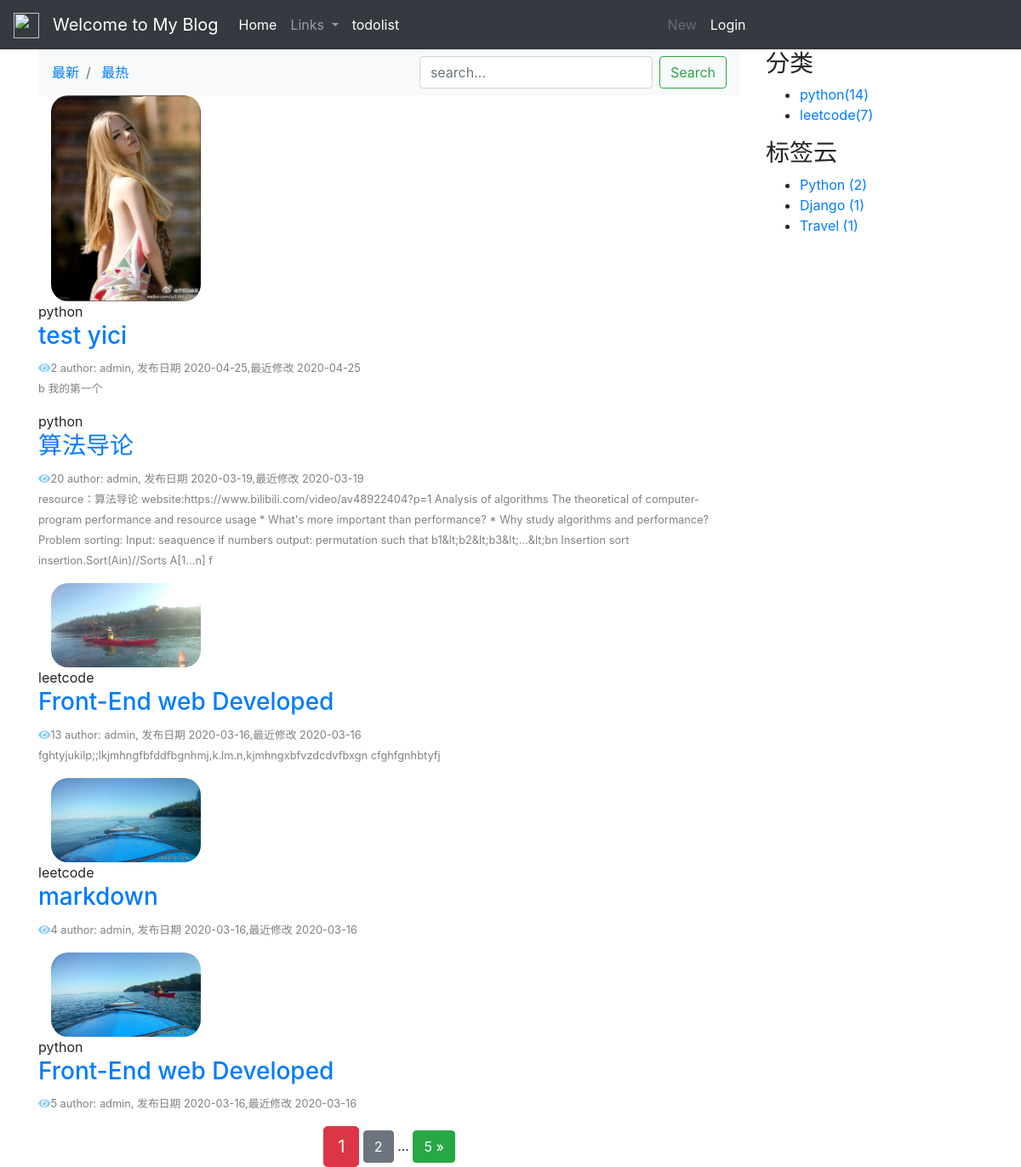
/, run on an earlier commit of the app's database.
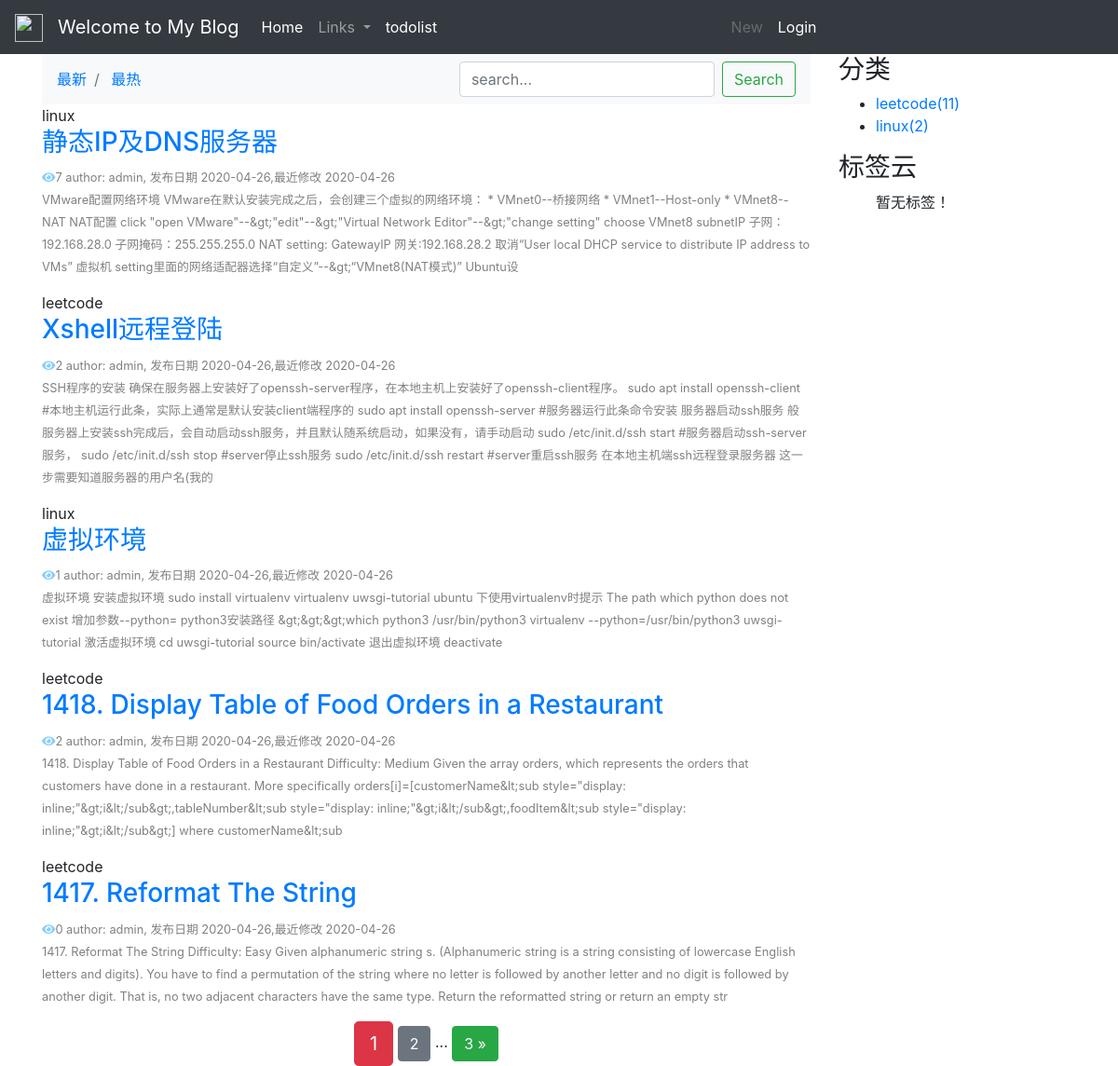
And on a later commit of the database.
### blog/models.py (models this page shows, shortened)
class Blog(models.Model):
    author = models.ForeignKey(User, on_delete=models.CASCADE)
    title = models.CharField(max_length=100)
    body = models.TextField()
    total_views = models.PositiveIntegerField(default=0)
    created_time = models.DateTimeField(default=timezone.now)
    updated_time = models.DateTimeField(auto_now=True)
    abstract = models.CharField(max_length=200, blank=True)
    classify = models.ForeignKey(BlogClassify, null=True, on_delete=models.CASCADE, related_name='blog')
    tags = models.ManyToManyField(Tag, blank=True)
    avatar = models.ImageField(upload_to='blog/%Y%m%d/', blank=True)
    class Meta:
        ordering = ('-created_time',)

class BlogClassify(models.Model):
    title = models.CharField(max_length=100, blank=True)
    created = models.DateTimeField(default=timezone.now)
    def __str__(self):
        return self.title

class Tag(models.Model):
    name = models.CharField(max_length=100)

### blog/views.py (the view)
# urls.py: path('',views.blog_list,name='blog_list'),
def blog_list(request):
    search = request.GET.get('search')
    order = request.GET.get('order')
    classify = request.GET.get('classify')
    tag = request.GET.get('tag')
    blog_list = Blog.objects.all()
    if search:
        blog_list = blog_list.filter(
            Q(title__icontains=search) |
            Q(body__icontains=search)
        )
    else:
        search = ''
    if classify is not None and classify.isdigit():
        blog_list = blog_list.filter(classify=classify)
    if tag and tag != 'None':
        blog_list = blog_list.filter(tags__name__in=[tag])
    if order == 'total_views':
        blog_list = blog_list.order_by('-total_views')
    paginator = Paginator(blog_list, 5)
    page = request.GET.get('page')
    blogs = paginator.get_page(page)
    context = {
        'blogs': blogs,
        'order': order,
        'search': search,
        'classify': classify,
        'tag': tag,
    }
    return render(request, 'blog/list.html', context)

### blog/templatetags/blog_extras.py (called while the page is built)
@register.inclusion_tag('blog/inclusions/_classify.html',takes_context=True)
def show_classify(context):
    classify_list = BlogClassify.objects.annotate(num_posts=Count('blog')).filter(num_posts__gt=0)
    return {
        'classify_list': classify_list,
    }

@register.inclusion_tag('blog/inclusions/_tags.html', takes_context=True)
def show_tags(context):
    tag_list = Tag.objects.annotate(num_posts=Count('blog')).filter(num_posts__gt=0)
    return {
        'tag_list': tag_list,
    }

### templates/blog/list.html (shortened to what this page needs)
{% extends "base.html" %}
{% load staticfiles %}
{% block content %}
    <div>
        <nav class="navbar navbar-expand-lg navbar-light bg-light">
          <div class="collapse navbar-collapse" id="navbarSupportedContent">
            <ul class="navbar-nav mr-auto">
                <li class="breadcrumb-item">
                    <a href="{% url 'blog:blog_list' %}?search={{ search }}">
                        最新
                    </a>
                </li>
                <li class="breadcrumb-item">
                    <a href="{% url 'blog:blog_list' %}?order=total_views&search={{ search }}">
                    最热
                    </a>
                </li>
            </ul>
            <form class="form-inline my-2 my-lg-0">
              <input type="search"
                    class="form-control mr-sm-2"
                    name="search"
                    placeholder="search..."
                    required
                >
              <button class="btn btn-outline-success my-2 my-sm-0" type="submit">Search</button>
            </form>
          </div>
        </nav>
    </div>
    {% for blog in blogs %}
    {% if blog.avatar %}
            <div class="col-3">
                <img src="{{ blog.avatar.url }}"
                     alt="avatar"
                     style="max-width:100%; border-radius: 20px"
                >
            </div>
        {% endif %}
    {% if blog.classify %}
        {{ blog.classify }}
    {% endif %}
    <h3><a href="{% url 'blog:blog_detail' blog.id %}">{{blog.title}}</a></h3>
        <small class="" style="color: gray;"><i class="fas fa-eye" style="color: lightskyblue;"></i>{{ blog.total_views }}&nbsp;author: {{ blog.author }},
            发布日期 {{blog.created_time|date:'Y-m-d'}},最近修改 {{blog.updated_time|date:'Y-m-d'}}</small>
        <p><small class="" style="color: gray;">{{blog.abstract}}</small></p>
    {% endfor %}
<div class="pagination row">
    <div class="m-auto">
        <span class="step-links">
            <span class="current btn btn-danger btn-lg">
                {{ blogs.number }}
            </span>
            {% if blogs.has_next %}
                <a href="?page={{ blogs.next_page_number }}&order={{ order }}&search={{ search }}"
                   class="btn btn-secondary"
                >
                    {{ blogs.next_page_number }}
                </a>
                <span>...</span>
                <a href="?page={{ blogs.paginator.num_pages }}&order={{ order }}&search={{ search }}"
                   class="btn btn-success"
                >
                    {{ blogs.paginator.num_pages }} &raquo;
                </a>
            {% endif %}
        </span>
    </div>
</div>
{% endblock content %}

### templates/blog/inclusions/_classify.html
<div class="">
  <h3 class="">分类</h3>
  <ul>
    {% for classify in classify_list %}
      <li>
        <a href="{% url 'blog:classify' classify.id %}">{{ classify.title }}<span class="post-count">({{ classify.num_posts }})</span></a>
      </li>
    {% empty %}
      暂无分类！
    {% endfor %}
  </ul>
</div>

### templates/blog/inclusions/_tags.html
<div class="widget widget-tag-cloud">
  <h3 class="widget-title">标签云</h3>
  <ul>
    {% for tag in tag_list %}
      <li>
        <a href="{% url 'blog:tag' tag.id %}">{{ tag.name }} <span class="post-count">({{ tag.num_posts }})</span></a>
      </li>
    {% empty %}
      暂无标签！
    {% endfor %}
  </ul>
</div>

What changed in the data, as far as the page shows it:
removed Blog: avatar (picture), classify "python", title "test yici", total_views "2", author "admin", created_time "2020-04-25", updated_time "2020-04-25", abstract "b 我的第一个"
removed Blog: classify "python", title "算法导论", total_views "20", author "admin", created_time "2020-03-19", updated_time "2020-03-19", abstract "resource：算法导论 website:https://www.bilibili.com/video/av48922404?p=1 Analysis of algorithms The theoretical of computer-program performance and resource usage * What's more important than performance? * Why study algorithms and performance? Problem sorting: Input: seaquence if numbers output: permutation such that b1&lt;b2&lt;b3&lt;...&lt;bn Insertion sort insertion.Sort(Ain)//Sorts A[1...n] f"
removed Blog: avatar (picture), classify "leetcode", title "Front-End web Developed", total_views "13", author "admin", created_time "2020-03-16", updated_time "2020-03-16", abstract "fghtyjukilp;;lkjmhngfbfddfbgnhmj,k.lm.n,kjmhngxbfvzdcdvfbxgn cfghfgnhbtyfj"
removed Blog: avatar (picture), classify "leetcode", title "markdown", total_views "4", author "admin", created_time "2020-03-16", updated_time "2020-03-16"
removed Blog: avatar (picture), classify "python", title "Front-End web Developed", total_views "5", author "admin", created_time "2020-03-16", updated_time "2020-03-16"
no longer on this page (row unchanged): BlogClassify: title "python", num_posts "14"
no longer on this page (row unchanged): Tag: name "Python", num_posts "2"
no longer on this page (row unchanged): Tag: name "Django", num_posts "1"
no longer on this page (row unchanged): Tag: name "Travel", num_posts "1"
added Blog: classify "linux", title "静态IP及DNS服务器", total_views "7", author "admin", created_time "2020-04-26", updated_time "2020-04-26", abstract "VMware配置网络环境 VMware在默认安装完成之后，会创建三个虚拟的网络环境： * VMnet0--桥接网络 * VMnet1--Host-only * VMnet8--NAT NAT配置 click \"open VMware\"--&gt;\"edit\"--&gt;\"Virtual Network Editor\"--&gt;\"change setting\" choose VMnet8 subnetIP 子网：192.168.28.0 子网掩码：255.255.255.0 NAT setting: GatewayIP 网关:192.168.28.2 取消“User local DHCP service to distribute IP address to VMs” 虚拟机 setting里面的网络适配器选择“自定义”--&gt;“VMnet8(NAT模式)” Ubuntu设"
added Blog: classify "leetcode", title "Xshell远程登陆", total_views "2", author "admin", created_time "2020-04-26", updated_time "2020-04-26", abstract "SSH程序的安装 确保在服务器上安装好了openssh-server程序，在本地主机上安装好了openssh-client程序。 sudo apt install openssh-client #本地主机运行此条，实际上通常是默认安装client端程序的 sudo apt install openssh-server #服务器运行此条命令安装 服务器启动ssh服务 般服务器上安装ssh完成后，会自动启动ssh服务，并且默认随系统启动，如果没有，请手动启动 sudo /etc/init.d/ssh start #服务器启动ssh-server服务， sudo /etc/init.d/ssh stop #server停止ssh服务 sudo /etc/init.d/ssh restart #server重启ssh服务 在本地主机端ssh远程登录服务器 这一步需要知道服务器的用户名(我的"
added Blog: classify "linux", title "虚拟环境", total_views "1", author "admin", created_time "2020-04-26", updated_time "2020-04-26", abstract "虚拟环境 安装虚拟环境 sudo install virtualenv virtualenv uwsgi-tutorial ubuntu 下使用virtualenv时提示 The path which python does not exist 增加参数--python= python3安装路径 &gt;&gt;&gt;which python3 /usr/bin/python3 virtualenv --python=/usr/bin/python3 uwsgi-tutorial 激活虚拟环境 cd uwsgi-tutorial source bin/activate 退出虚拟环境 deactivate"
added Blog: classify "leetcode", title "1418. Display Table of Food Orders in a Restaurant", total_views "2", author "admin", created_time "2020-04-26", updated_time "2020-04-26", abstract "1418. Display Table of Food Orders in a Restaurant Difficulty: Medium Given the array orders, which represents the orders that customers have done in a restaurant. More specifically orders[i]=[customerName&lt;sub style=\"display: inline;\"&gt;i&lt;/sub&gt;,tableNumber&lt;sub style=\"display: inline;\"&gt;i&lt;/sub&gt;,foodItem&lt;sub style=\"display: inline;\"&gt;i&lt;/sub&gt;] where customerName&lt;sub"
added Blog: classify "leetcode", title "1417. Reformat The String", total_views "0", author "admin", created_time "2020-04-26", updated_time "2020-04-26", abstract "1417. Reformat The String Difficulty: Easy Given alphanumeric string s. (Alphanumeric string is a string consisting of lowercase English letters and digits). You have to find a permutation of the string where no letter is followed by another letter and no digit is followed by another digit. That is, no two adjacent characters have the same type. Return the reformatted string or return an empty str"
computed for BlogClassify "leetcode": num_posts "7" → "11"
added BlogClassify: title "linux", num_posts "2"
Also different on the page:
{{ blogs.paginator.num_pages }}: "5" → "3"
text now shown: "暂无标签！"
